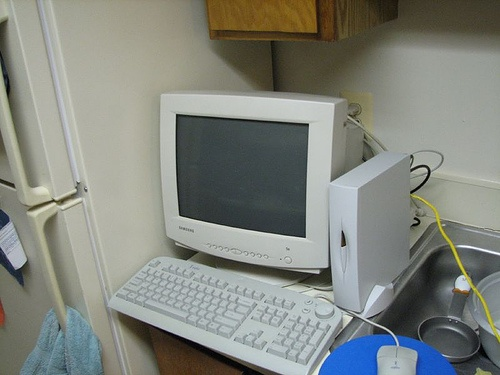
#> input picture test.jpg, 500 x 375 px, found by its file name
$ python 013_Image_Flip.py
#> lines starting #> are read from the running program, lines starting #| are printed output that depends on the picture
import cv2 as cv
import numpy as np

src = cv.imread("H:\\OpenCV_Learning\\test.jpg")
#> src is the input picture: shape (375, 500, 3); mean B, G, R 126.1, 133.4, 130.1
cv.namedWindow("input", cv.WINDOW_AUTOSIZE)
cv.imshow("input", src)

# X-Flip
dst_x = cv.flip(src, 0)
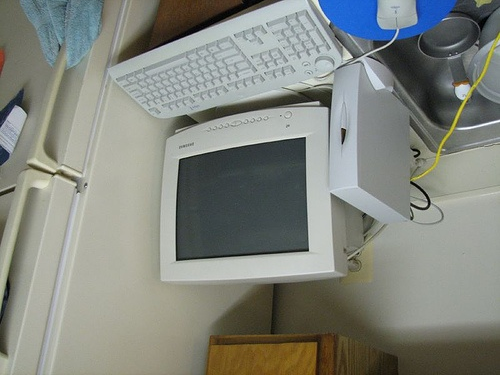
#> dst_x: shape (375, 500, 3); mean B, G, R 126.1, 133.4, 130.1
cv.imshow("x-flip", dst_x)

# Y-Flip
dst_y = cv.flip(src, 1)
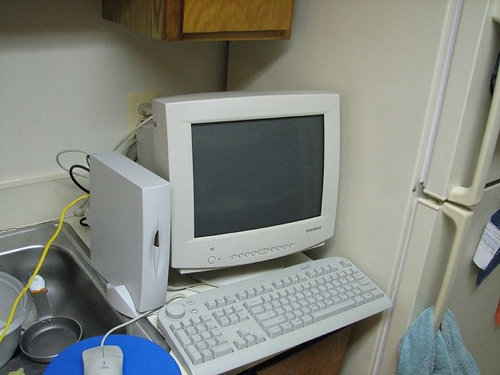
#> dst_y: shape (375, 500, 3); mean B, G, R 126.1, 133.4, 130.1
cv.imshow("y-filp", dst_y)

# xy-Flip
dst_xy = cv.flip(src, -1)
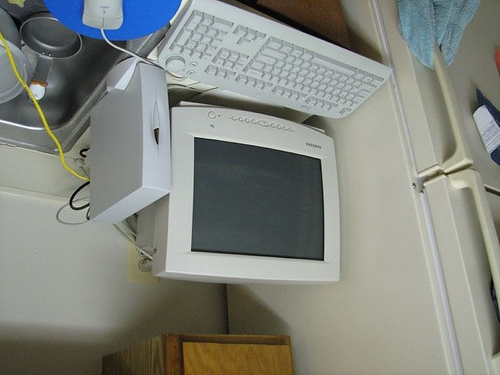
#> dst_xy: shape (375, 500, 3); mean B, G, R 126.1, 133.4, 130.1
cv.imshow("xy-filp", dst_xy)

# custom y-Flip
h, w, ch = src.shape
#> h = 375; w = 500; ch = 3
dst = np.zeros(src.shape, src.dtype)
for row in range(h):
    for col in range(w):
        b, g, r = src[row, col]
        dst[row, w-col-1] = [b, g, r]
cv.imshow("Custom-Y-Flip", dst)

cv.waitKey(0)
cv.destroyAllWindows()
